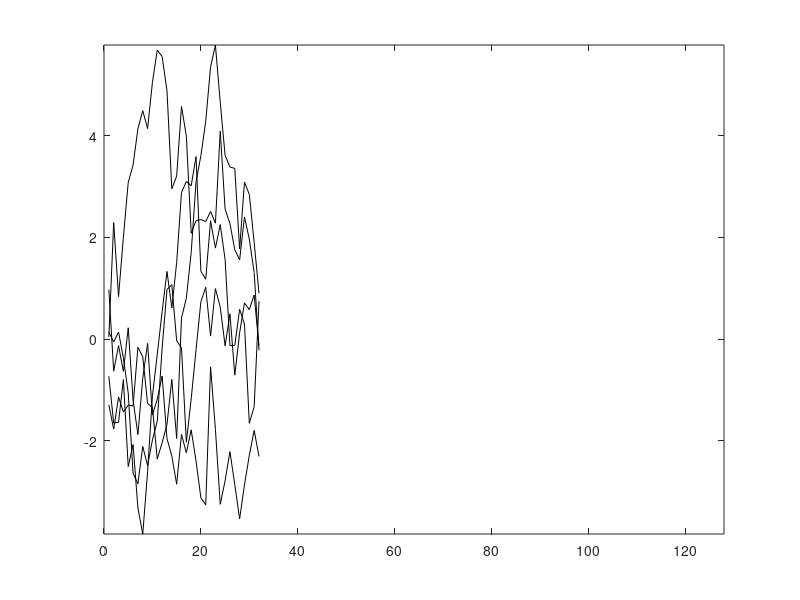
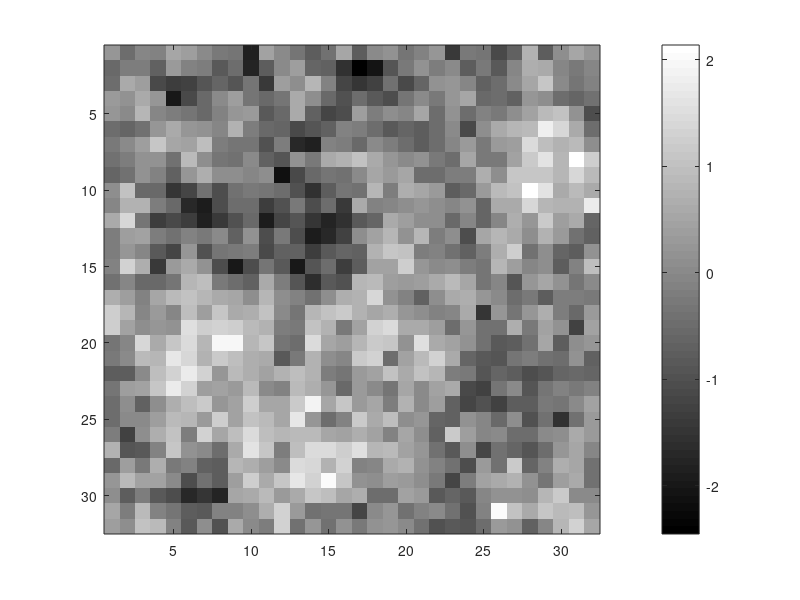

Write MATLAB code to recreate these figures, in order.
% 
% This m-file implements sampling from a Gaussian Markov random field in
% both one- and two-dimensions, with precision matrix given by the discrete
% negative-Laplacian with zero boundary conditions. Several plots in Ch 4
% were generated using this code and the methodology is described in Ch 5.
% 
% written by John Bardsley 2016.
%
clear all, close all
% 1D case
% Build the L matrix corresponding to forward or backward difference
%     -x(i-1)-x(i+1)+2*x(i)
%      x(0) = x(n+1) = 0
n       = 32;
one_vec = ones(n,1);
L1D     = spdiags([-one_vec 2*one_vec -one_vec],[-1 0 1],n,n);
R       = chol(L1D);
v       = randn(n,5);
samps   = R\v;
figure(1)
  plot(samps,'k')
  axis([0 128 min(samps(:)) max(samps(:))])

%  2D case
%  Build the L matrix corresponding to the neighborhood relationship
%     -x(i-1,j)-x(i+1,j)-x(i,j-1)-x(i,j+1)+4*x(i) 
%      x(0,j) = x(n+1,j) = x(i,0) = x(i,n+1) = 0
I    = speye(n,n);
L2D  = kron(I,L1D)+kron(L1D,I);
v    = randn(n^2,1);
R    = chol(L2D);
samp = R\v;
figure(2)
  imagesc(reshape(samp,n,n)), colorbar, colormap(gray)

  